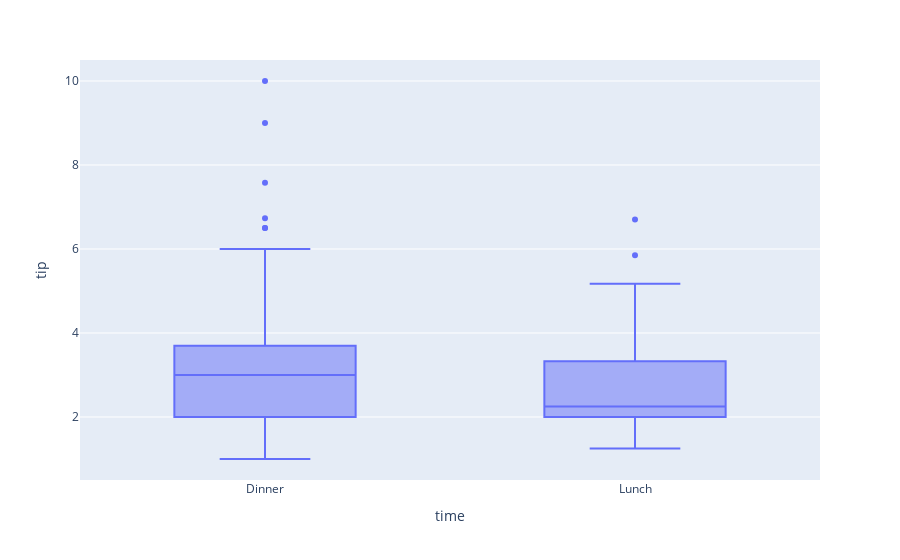

Notebook source saved alongside this figure:
### Markdown cell above
## Continuous and Categorical

### Code cell
px.box(df, y='tip', x='time')

### Figure 1 — Plotly figure (JSON) as saved in the notebook; plotly's stock layout.template omitted (floating-point values rounded to 4 significant figures; data arrays with more than 128 entries replaced by an {"elided": "..."} marker saying what was removed)
{"data": [{"alignmentgroup": "True", "hovertemplate": "time=%{x}<br>tip=%{y}<extra></extra>", "legendgroup": "", "marker": {"color": "#636efa"}, "name": "", "notched": false, "offsetgroup": "", "orientation": "v", "showlegend": false, "type": "box", "x": {"elided": "244 str values"}, "x0": " ", "xaxis": "x", "y": {"elided": "244 float values"}, "y0": " ", "yaxis": "y"}], "layout": {"boxmode": "group", "legend": {"tracegroupgap": 0}, "margin": {"t": 60}, "xaxis": {"anchor": "y", "domain": [0, 1], "title": {"text": "time"}}, "yaxis": {"anchor": "x", "domain": [0, 1], "title": {"text": "tip"}}}}
